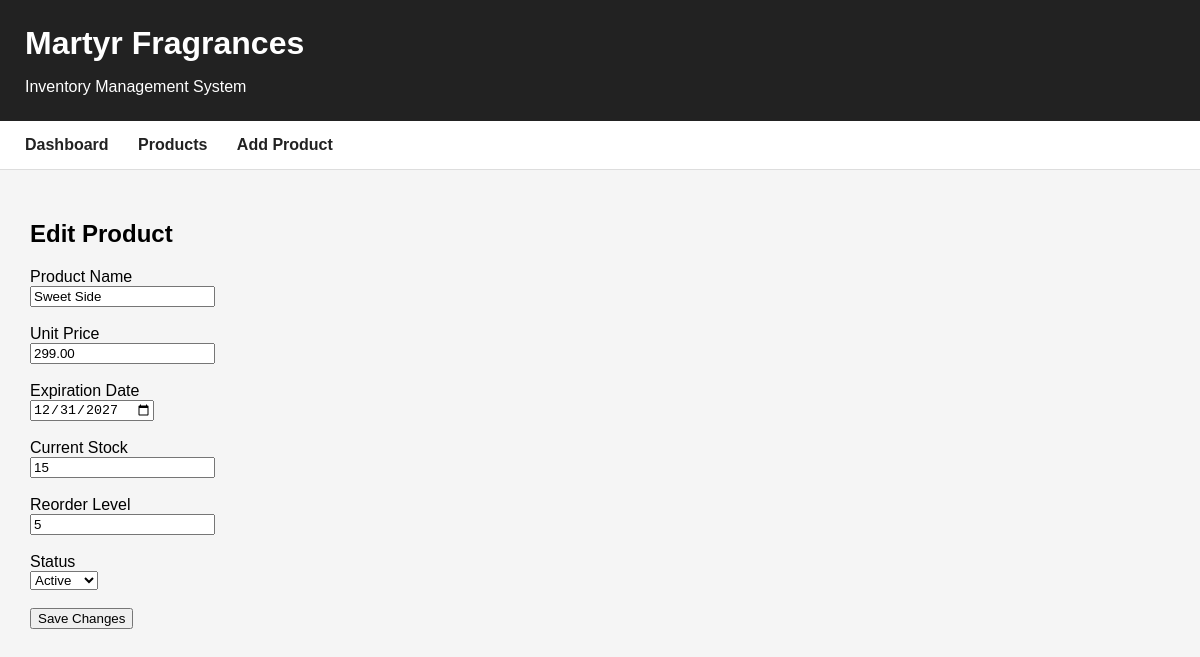
Page /edit_product.php?id=2 on the committed database.
### tables this page shows
CREATE TABLE `products` (
  `product_id` int(11) NOT NULL AUTO_INCREMENT,
  `product_name` varchar(100) NOT NULL,
  `unit_price` decimal(10,2) NOT NULL,
  `expiration_date` date DEFAULT NULL,
  `current_stock` int(11) NOT NULL DEFAULT 0,
  `reorder_level` int(11) NOT NULL DEFAULT 0,
  `status` varchar(20) NOT NULL DEFAULT 'Active',
  PRIMARY KEY (`product_id`)
);

### edit_product.php (the view, shortened to what this page needs)
<?php
include "martyfragrance_db.php";
$product_id = $_GET["id"];
$sql = "SELECT * FROM products WHERE product_id = ?";
$stmt = $conn->prepare($sql);
$stmt->bind_param("i", $product_id);
$stmt->execute();
$result = $stmt->get_result();
$product = $result->fetch_assoc();
?>
<!DOCTYPE html>
<html lang="en">
<head>
    <link rel="stylesheet" href="style.css">
</head>
<body>
<header>
    <h1>Martyr Fragrances</h1>
    <p>Inventory Management System</p>
</header>
<nav>
    <a href="index.php">Dashboard</a>
    <a href="products.php">Products</a>
    <a href="add_product.php">Add Product</a>
</nav>
<main>
    <h2>Edit Product</h2>
    <form method="POST">
        <label>Product Name</label>
        <br>
        <input
            type="text"
            name="product_name"
            value="<?php echo htmlspecialchars($product["product_name"]); ?>"
            required
        >
        <br><br>
        <label>Unit Price</label>
        <br>
        <input
            type="number"
            name="unit_price"
            step="0.01"
            value="<?php echo $product["unit_price"]; ?>"
            required
        >
        <br><br>
        <label>Expiration Date</label>
        <br>
        <input
            type="date"
            name="expiration_date"
            value="<?php echo $product["expiration_date"]; ?>"
        >
        <br><br>
        <label>Current Stock</label>
        <br>
        <input
            type="number"
            name="current_stock"
            min="0"
            value="<?php echo $product["current_stock"]; ?>"
            required
        >
        <br><br>
        <label>Reorder Level</label>
        <br>
        <input
            type="number"
            name="reorder_level"
            min="0"
            value="<?php echo $product["reorder_level"]; ?>"
            required
        >
        <br><br>
        <label>Status</label>
        <br>
        <select name="status">
            <option value="Active"
                <?php
                if ($product["status"] == "Active") {
                    echo "selected";
                }
                ?>>
                Active
            </option>
        </select>
        <br><br>
        <button type="submit">
            Save Changes
        </button>
    </form>
</main>
</body>
</html>

### style.css (style rules this page uses)
body { font-family: Arial, sans-serif; margin: 0; background-color: #f5f5f5; }
header { background-color: #222; color: white; padding: 25px; }
header h1 { margin: 0; }
header p { margin-bottom: 0; }
nav { background-color: white; padding: 15px 25px; border-bottom: 1px solid #ddd; }
nav a { margin-right: 25px; text-decoration: none; color: #222; font-weight: bold; }
main { padding: 30px; }

### rows in the picture
products: product_name "Sweet Side", unit_price "299.00", expiration_date "12/31/2027", current_stock "15", reorder_level "5", status "Active"
